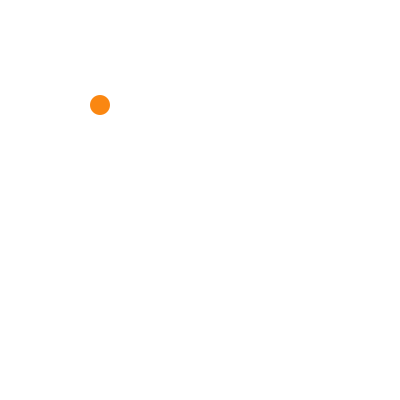
Frame 1 (no input)
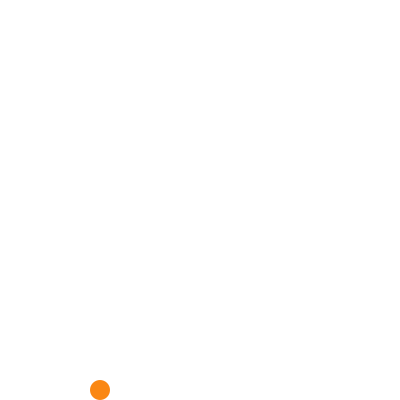
Frame 60 (the mouse pressed at the canvas centre just before this capture)
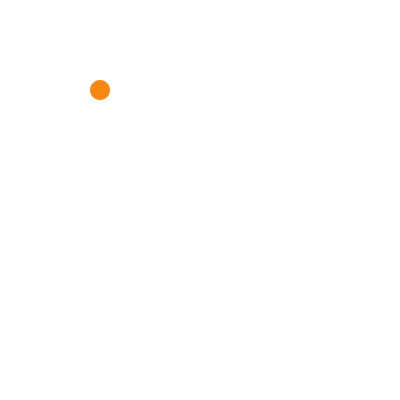
Frame 120 (the mouse held since frame 60 and released just before this capture)

The Processing sketch that drew these frames (run headless with seeded random() and noise(); from frame 60 on, the mouse is pressed at the canvas centre):

// Processing sketch: BouncingBallClass
// ── BouncingBallClass.pde
Ball myBall; //declare object as a global variable


void setup () {
  size(400, 400);
  color c = #fa8712; // color can hold hexadecimal color values
  myBall = new Ball(c, 100, 100, 20, 5); //initialize object
}

void draw() {
  background(255);
  myBall.move(); //use dot syntax 
  myBall.bounce();
  myBall.display();
  
}

// ── Ball.pde
class Ball {
  //declare variables
  color c;
  float x;
  float y;
  float diameter;
  float speed;

  //constructor
  Ball(color tempC, float tempX, float tempY, float tempDiameter, float tempSpeed) {
    //assign temporary variables to object variables 
    c=tempC;
    x=tempX;
    y=tempY;
    diameter=tempDiameter;
    speed=tempSpeed;
  }

  void move() {
    y+=speed;
  }

  void bounce() {
    //use || to indicated OR
    if ((y>height-diameter/2 ) || (y<diameter/2)) {
      //multiply speed by a negative value to change direction
      speed=speed *-1;
    }
  }

  void display() {
    fill(c);
    noStroke();
    ellipse(x, y, diameter, diameter);
  }
}
